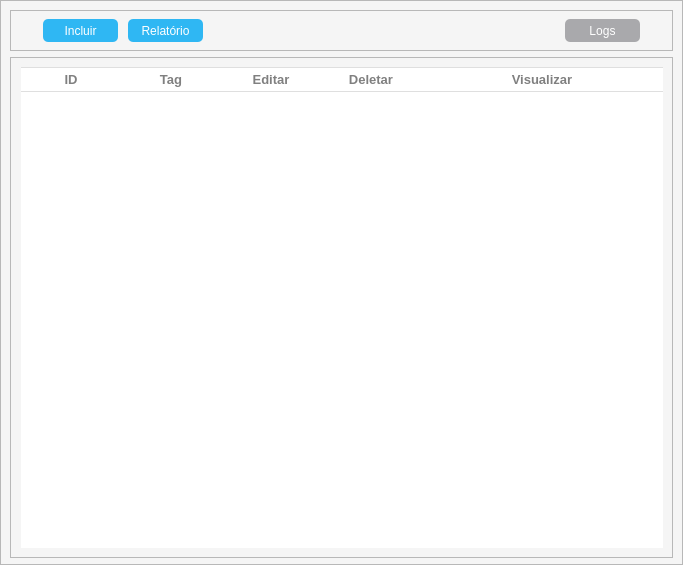
<?xml version="1.0" encoding="UTF-8"?>
<ui version="4.0">
 <class>frm_content</class>
 <widget class="QFrame" name="frm_content">
  <property name="geometry">
   <rect>
    <x>0</x>
    <y>0</y>
    <width>683</width>
    <height>565</height>
   </rect>
  </property>
  <property name="minimumSize">
   <size>
    <width>682</width>
    <height>561</height>
   </size>
  </property>
  <property name="font">
   <font>
    <family>Arial</family>
    <pointsize>10</pointsize>
   </font>
  </property>
  <property name="windowTitle">
   <string>Tags</string>
  </property>
  <property name="styleSheet">
   <string notr="true">QFrame#frm_content{
	background-color:#F5F5F5;
}</string>
  </property>
  <layout class="QVBoxLayout" name="vrl_frm_content_tags">
   <property name="spacing">
    <number>0</number>
   </property>
   <property name="leftMargin">
    <number>0</number>
   </property>
   <property name="topMargin">
    <number>0</number>
   </property>
   <property name="rightMargin">
    <number>0</number>
   </property>
   <property name="bottomMargin">
    <number>0</number>
   </property>
   <item>
    <widget class="QFrame" name="frm_content_tags">
     <property name="minimumSize">
      <size>
       <width>682</width>
       <height>561</height>
      </size>
     </property>
     <property name="font">
      <font>
       <family>Arial</family>
       <pointsize>10</pointsize>
      </font>
     </property>
     <property name="frameShape">
      <enum>QFrame::StyledPanel</enum>
     </property>
     <property name="frameShadow">
      <enum>QFrame::Raised</enum>
     </property>
     <layout class="QVBoxLayout" name="vrl_content_tags">
      <item>
       <widget class="QFrame" name="frm_content_button_tags">
        <property name="minimumSize">
         <size>
          <width>661</width>
          <height>41</height>
         </size>
        </property>
        <property name="maximumSize">
         <size>
          <width>16777215</width>
          <height>41</height>
         </size>
        </property>
        <property name="frameShape">
         <enum>QFrame::StyledPanel</enum>
        </property>
        <property name="frameShadow">
         <enum>QFrame::Raised</enum>
        </property>
        <layout class="QHBoxLayout" name="hzl_content_button_tags">
         <property name="spacing">
          <number>10</number>
         </property>
         <property name="leftMargin">
          <number>15</number>
         </property>
         <property name="topMargin">
          <number>0</number>
         </property>
         <property name="rightMargin">
          <number>15</number>
         </property>
         <property name="bottomMargin">
          <number>0</number>
         </property>
         <item>
          <spacer name="hls_between_boder_left_and_buttons_tags">
           <property name="orientation">
            <enum>Qt::Horizontal</enum>
           </property>
           <property name="sizeHint" stdset="0">
            <size>
             <width>5</width>
             <height>20</height>
            </size>
           </property>
          </spacer>
         </item>
         <item>
          <widget class="QPushButton" name="btn_new_tags">
           <property name="enabled">
            <bool>true</bool>
           </property>
           <property name="minimumSize">
            <size>
             <width>75</width>
             <height>23</height>
            </size>
           </property>
           <property name="maximumSize">
            <size>
             <width>75</width>
             <height>23</height>
            </size>
           </property>
           <property name="styleSheet">
            <string notr="true">QPushButton#btn_new_tags {
	background-color: #2FB7F3;
	color: white;
	border-radius: 5px;
}
QPushButton#btn_new_tags:hover {
	background-color:#009CE1;
}
QPushButton#btn_new_tags:pressed {
	background-color:#0082BC;
}
QPushButton#btn_new_tags:disabled {
	background-color:  #BFBFBF;
	color: #6a6767;
}</string>
           </property>
           <property name="text">
            <string>Incluir</string>
           </property>
           <property name="icon">
            <iconset>
             <normaloff>../img/plus-2-48.png</normaloff>../img/plus-2-48.png</iconset>
           </property>
           <property name="iconSize">
            <size>
             <width>10</width>
             <height>10</height>
            </size>
           </property>
          </widget>
         </item>
         <item>
          <widget class="QPushButton" name="btn_report_tags">
           <property name="enabled">
            <bool>true</bool>
           </property>
           <property name="minimumSize">
            <size>
             <width>75</width>
             <height>23</height>
            </size>
           </property>
           <property name="maximumSize">
            <size>
             <width>75</width>
             <height>23</height>
            </size>
           </property>
           <property name="styleSheet">
            <string notr="true">QPushButton#btn_report_tags {
	background-color: #2FB7F3;
	color: white;
	border-radius: 5px;
}
QPushButton#btn_report_tags:hover {
	background-color:#009CE1;
}
QPushButton#btn_report_tags:pressed {
	background-color:#0082BC;
}
QPushButton#btn_report_tags:disabled {
	background-color:  #BFBFBF;
	color: #6a6767;
}</string>
           </property>
           <property name="text">
            <string>Relatório</string>
           </property>
           <property name="icon">
            <iconset>
             <normaloff>../img/report.png</normaloff>../img/report.png</iconset>
           </property>
           <property name="iconSize">
            <size>
             <width>16</width>
             <height>16</height>
            </size>
           </property>
          </widget>
         </item>
         <item>
          <spacer name="hls_between_button_report_and_logs_tags">
           <property name="orientation">
            <enum>Qt::Horizontal</enum>
           </property>
           <property name="sizeHint" stdset="0">
            <size>
             <width>352</width>
             <height>20</height>
            </size>
           </property>
          </spacer>
         </item>
         <item>
          <widget class="QPushButton" name="btn_log_tags">
           <property name="minimumSize">
            <size>
             <width>75</width>
             <height>23</height>
            </size>
           </property>
           <property name="maximumSize">
            <size>
             <width>75</width>
             <height>23</height>
            </size>
           </property>
           <property name="styleSheet">
            <string notr="true">QPushButton#btn_log_tags {
	background-color: #A9A9AC;
	color: white;
	border-radius: 5px;
}
QPushButton#btn_log_tags:hover {
	background-color:#97979B;
}
QPushButton#btn_log_tags:pressed {
	background-color:#8A8A8E;
}
QPushButton#btn_log_tags:disabled {
	background-color:  #BFBFBF;
	color: #6a6767;
}</string>
           </property>
           <property name="text">
            <string>Logs</string>
           </property>
           <property name="icon">
            <iconset>
             <normaloff>../img/log.png</normaloff>../img/log.png</iconset>
           </property>
          </widget>
         </item>
         <item>
          <spacer name="hls_between_button_and_border_right_tags">
           <property name="orientation">
            <enum>Qt::Horizontal</enum>
           </property>
           <property name="sizeHint" stdset="0">
            <size>
             <width>5</width>
             <height>20</height>
            </size>
           </property>
          </spacer>
         </item>
        </layout>
       </widget>
      </item>
      <item>
       <widget class="QFrame" name="frm_content_fields_tags">
        <property name="minimumSize">
         <size>
          <width>662</width>
          <height>501</height>
         </size>
        </property>
        <property name="font">
         <font>
          <family>Arial</family>
          <pointsize>10</pointsize>
         </font>
        </property>
        <property name="styleSheet">
         <string notr="true">QHeaderView::section {
	background-color: white;
	color: gray;
	padding: 2px;
	font-size: 10pt;
	font-weight: bold;
	border-style: none;
	text-transform: uppercase
}
QHeaderView::section:horizontal {
    border-top: 1px solid #DFDFDF;
	border-bottom:1px solid #DFDFDF;
}</string>
        </property>
        <property name="frameShape">
         <enum>QFrame::StyledPanel</enum>
        </property>
        <property name="frameShadow">
         <enum>QFrame::Raised</enum>
        </property>
        <layout class="QHBoxLayout" name="hzl__content_fields_tags">
         <item>
          <spacer name="hls_between__borde_left_and_table_tags">
           <property name="orientation">
            <enum>Qt::Horizontal</enum>
           </property>
           <property name="sizeHint" stdset="0">
            <size>
             <width>13</width>
             <height>20</height>
            </size>
           </property>
          </spacer>
         </item>
         <item>
          <spacer name="hls_between_table_and_borde_right_tags">
           <property name="orientation">
            <enum>Qt::Horizontal</enum>
           </property>
           <property name="sizeHint" stdset="0">
            <size>
             <width>4</width>
             <height>20</height>
            </size>
           </property>
          </spacer>
         </item>
         <item>
          <widget class="QTableWidget" name="tab_tags">
           <property name="minimumSize">
            <size>
             <width>642</width>
             <height>481</height>
            </size>
           </property>
           <property name="styleSheet">
            <string notr="true">QTableView{
	background: white;
	border-style: none;
}
QTableView::item {
	Border-bottom:1px solid #EEF1F7;
}
</string>
           </property>
           <property name="frameShape">
            <enum>QFrame::NoFrame</enum>
           </property>
           <property name="frameShadow">
            <enum>QFrame::Plain</enum>
           </property>
           <property name="editTriggers">
            <set>QAbstractItemView::NoEditTriggers</set>
           </property>
           <property name="selectionMode">
            <enum>QAbstractItemView::NoSelection</enum>
           </property>
           <property name="selectionBehavior">
            <enum>QAbstractItemView::SelectRows</enum>
           </property>
           <property name="showGrid">
            <bool>false</bool>
           </property>
           <property name="gridStyle">
            <enum>Qt::NoPen</enum>
           </property>
           <property name="sortingEnabled">
            <bool>true</bool>
           </property>
           <property name="wordWrap">
            <bool>false</bool>
           </property>
           <attribute name="horizontalHeaderHighlightSections">
            <bool>false</bool>
           </attribute>
           <attribute name="horizontalHeaderShowSortIndicator" stdset="0">
            <bool>false</bool>
           </attribute>
           <attribute name="horizontalHeaderStretchLastSection">
            <bool>true</bool>
           </attribute>
           <attribute name="verticalHeaderVisible">
            <bool>false</bool>
           </attribute>
           <column>
            <property name="text">
             <string>ID</string>
            </property>
           </column>
           <column>
            <property name="text">
             <string>Tag</string>
            </property>
           </column>
           <column>
            <property name="text">
             <string>Editar</string>
            </property>
           </column>
           <column>
            <property name="text">
             <string>Deletar</string>
            </property>
           </column>
           <column>
            <property name="text">
             <string>Visualizar</string>
            </property>
           </column>
          </widget>
         </item>
        </layout>
       </widget>
      </item>
     </layout>
    </widget>
   </item>
  </layout>
 </widget>
 <resources/>
 <connections/>
</ui>
